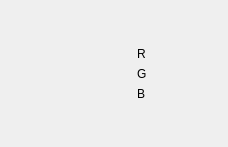
<?xml version="1.0" encoding="UTF-8"?>
<ui version="4.0">
 <class>ColorPicker</class>
 <widget class="QWidget" name="ColorPicker">
  <property name="geometry">
   <rect>
    <x>0</x>
    <y>0</y>
    <width>228</width>
    <height>147</height>
   </rect>
  </property>
  <property name="windowTitle">
   <string>Form</string>
  </property>
  <layout class="QGridLayout" name="gridLayout">
   <item row="0" column="0" rowspan="5">
    <widget class="ColorRing" name="circle" native="true">
     <property name="sizePolicy">
      <sizepolicy hsizetype="Fixed" vsizetype="Fixed">
       <horstretch>0</horstretch>
       <verstretch>0</verstretch>
      </sizepolicy>
     </property>
     <property name="minimumSize">
      <size>
       <width>120</width>
       <height>120</height>
      </size>
     </property>
    </widget>
   </item>
   <item row="1" column="1">
    <widget class="QLabel" name="label_1">
     <property name="sizePolicy">
      <sizepolicy hsizetype="Fixed" vsizetype="Fixed">
       <horstretch>0</horstretch>
       <verstretch>0</verstretch>
      </sizepolicy>
     </property>
     <property name="text">
      <string>R</string>
     </property>
    </widget>
   </item>
   <item row="1" column="2" colspan="2">
    <widget class="ClickBar" name="bar_1" native="true"/>
   </item>
   <item row="2" column="1">
    <widget class="QLabel" name="label_2">
     <property name="sizePolicy">
      <sizepolicy hsizetype="Fixed" vsizetype="Fixed">
       <horstretch>0</horstretch>
       <verstretch>0</verstretch>
      </sizepolicy>
     </property>
     <property name="text">
      <string>G</string>
     </property>
    </widget>
   </item>
   <item row="2" column="2" colspan="2">
    <widget class="ClickBar" name="bar_2" native="true"/>
   </item>
   <item row="3" column="1">
    <widget class="QLabel" name="label_3">
     <property name="sizePolicy">
      <sizepolicy hsizetype="Fixed" vsizetype="Fixed">
       <horstretch>0</horstretch>
       <verstretch>0</verstretch>
      </sizepolicy>
     </property>
     <property name="text">
      <string>B</string>
     </property>
    </widget>
   </item>
   <item row="3" column="2" colspan="2">
    <widget class="ClickBar" name="bar_3" native="true"/>
   </item>
  </layout>
 </widget>
 <customwidgets>
  <customwidget>
   <class>ClickBar</class>
   <extends>QWidget</extends>
   <header>clickbar.h</header>
   <container>1</container>
  </customwidget>
  <customwidget>
   <class>ColorRing</class>
   <extends>QWidget</extends>
   <header>colorring.h</header>
   <container>1</container>
  </customwidget>
 </customwidgets>
 <resources/>
 <connections/>
 <slots>
  <slot>pickUp()</slot>
 </slots>
</ui>
